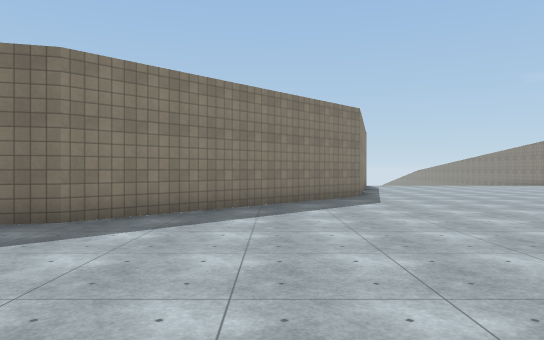
View 1 (above)

16 first-person views from a walk through a 3-D level made in the Unity game engine. The camera is 1.5 m above the floor, looks level and sees 70° across. The floor is counted in squares, 2 m on a side. Each view is taken from the middle of a square. On the plan, view 1 faces up. The plan holds only what a view shows up to about 12 squares ahead; the rest is blank. The place goes on beyond the plan. Surface patterns are stand-ins for the level's own textures.

View 2
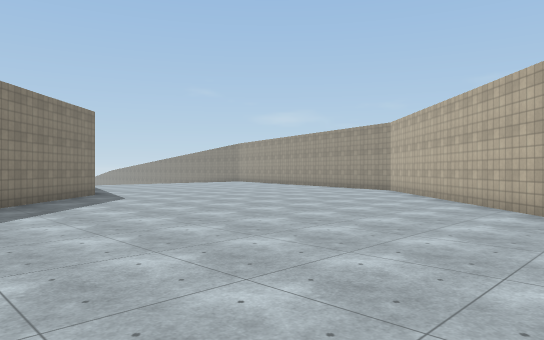

View 3
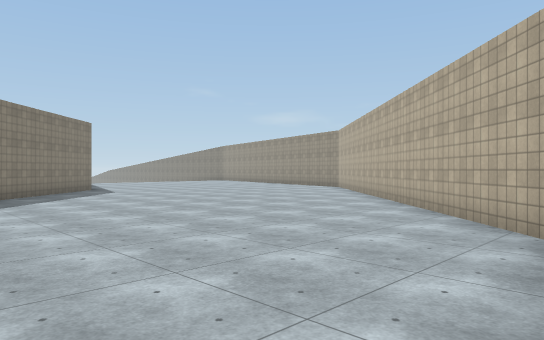

View 4
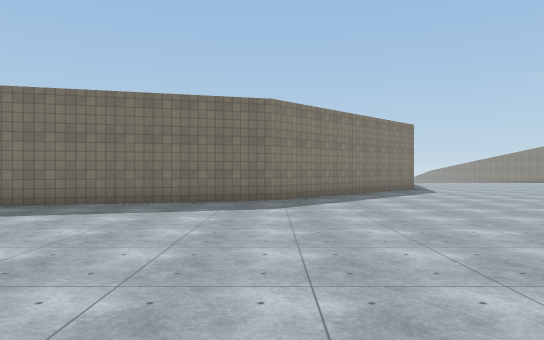

View 5
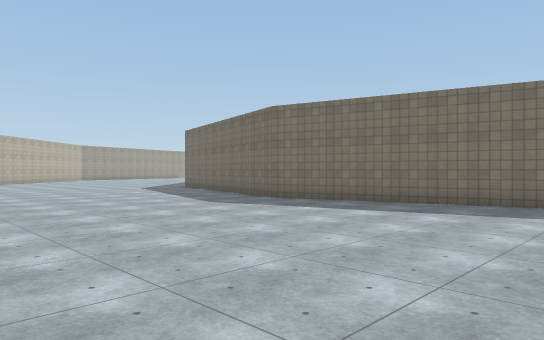

View 6
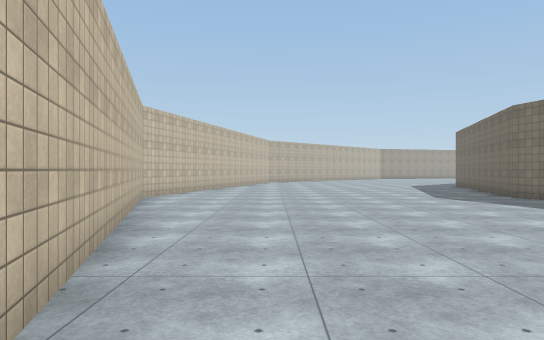

View 7
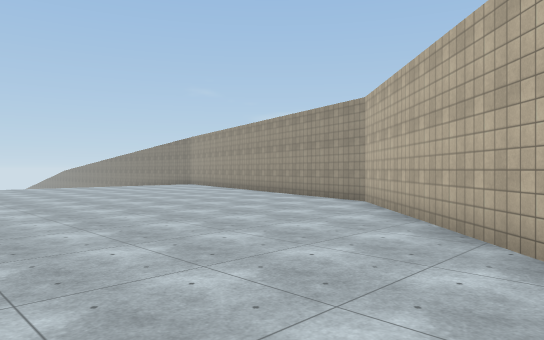

View 8
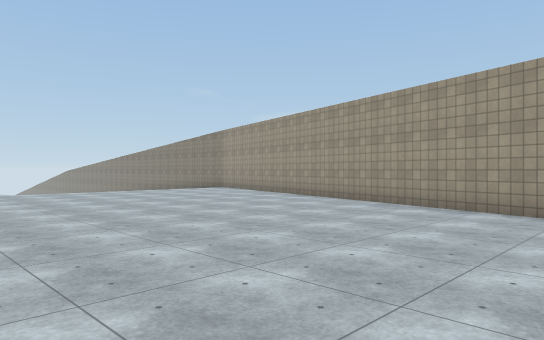

View 9
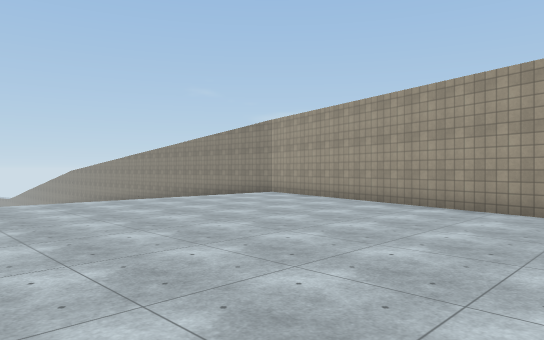

View 10
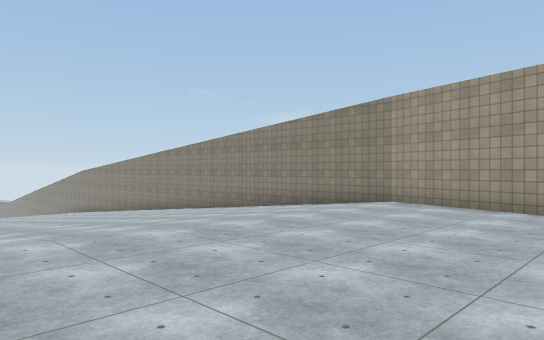

View 11
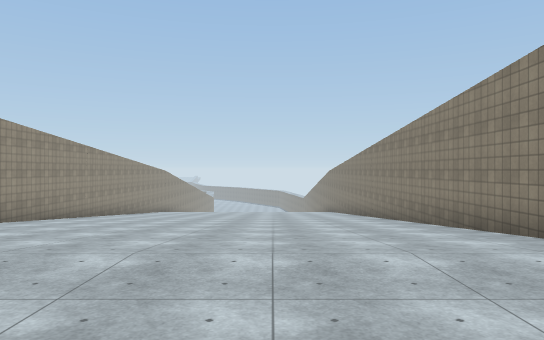

View 12
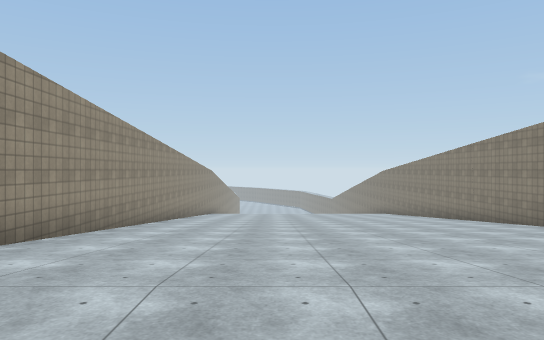

View 13
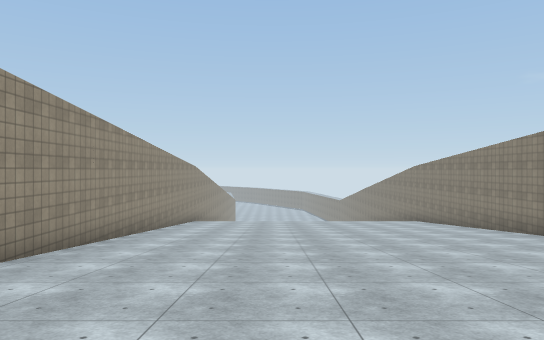

View 14
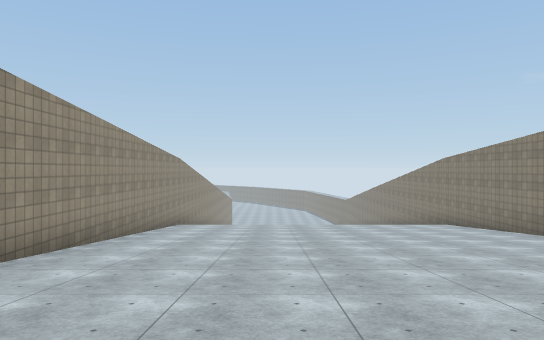

View 15
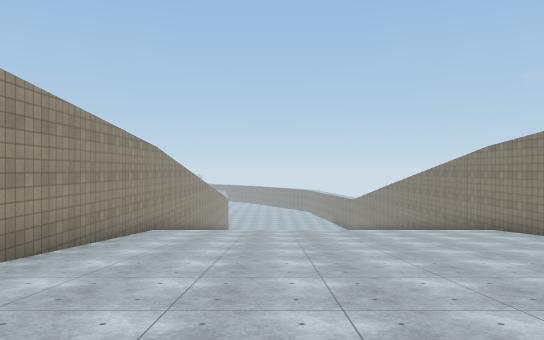

View 16
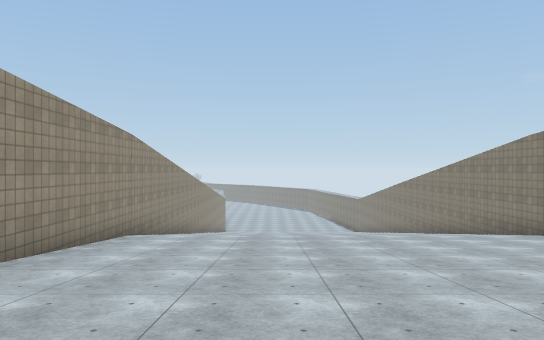

### Floor plan
Key: @ floor where view 1 was taken; # wall or solid block; . floor; / step, stairs or slope.
Columns run from 16 left of view 1 to 15 right of it. Each row starts with its distance up from view 1.
 39                     #//////////#
 38                     #//////////#
 37                     #//////////#
 36                     #//////////#
 35                     #//////////#
 34                     #//////////#
 33                     #//////////#
 32                     #//////////#
 31                     #//////////#
 30                     #//////////#
 29                     #//////////#
 28                     #//////////#
 27                     #//////////#
 26                     #//////////#
 25                     #//////////#
 24                     #//////////#
 23                     #//////////#
 22                     #//////////#
 21                     #//////////#
 20                      //////////#
 19                       .........#
 18                       .........#
 17                       ........##
 16                       ........#
 15                       ........#
 14                      .........#
 13                    # ........##
 12                    ..........#
 11                  ##..........#
 10                 ##...........#
  9                ##...........##
  8               ##............#
  7              ##.............#
  6            ###.............##
  5         ####..............##
  4     #####................##
  3    .....................##
  2   .....................##
  1  .....................##
  0 ................@....##
 -1 ....................##
 -2 ...................##
 -3     ..............##
 -4     ...........#
 -5     .......#####
 -6     #..#####
 -7     ####

Positions as (right, up) in squares from view 1, and headings:
1: (0, 0), facing up
2: (-2, -1), facing up-right
3: (-3, -4), facing up-right
4: (-3, -4), facing up
5: (-3, -4), facing up-left
6: (0, -3), facing left
7: (3, 1), facing up-right
8: (4, 5), facing up-right
9: (5, 9), facing up-right
10: (6, 14), facing up-right
11: (11, 15), facing up
12: (8, 16), facing up
13: (8, 21), facing up
14: (8, 24), facing up
15: (8, 27), facing up
16: (8, 29), facing up
